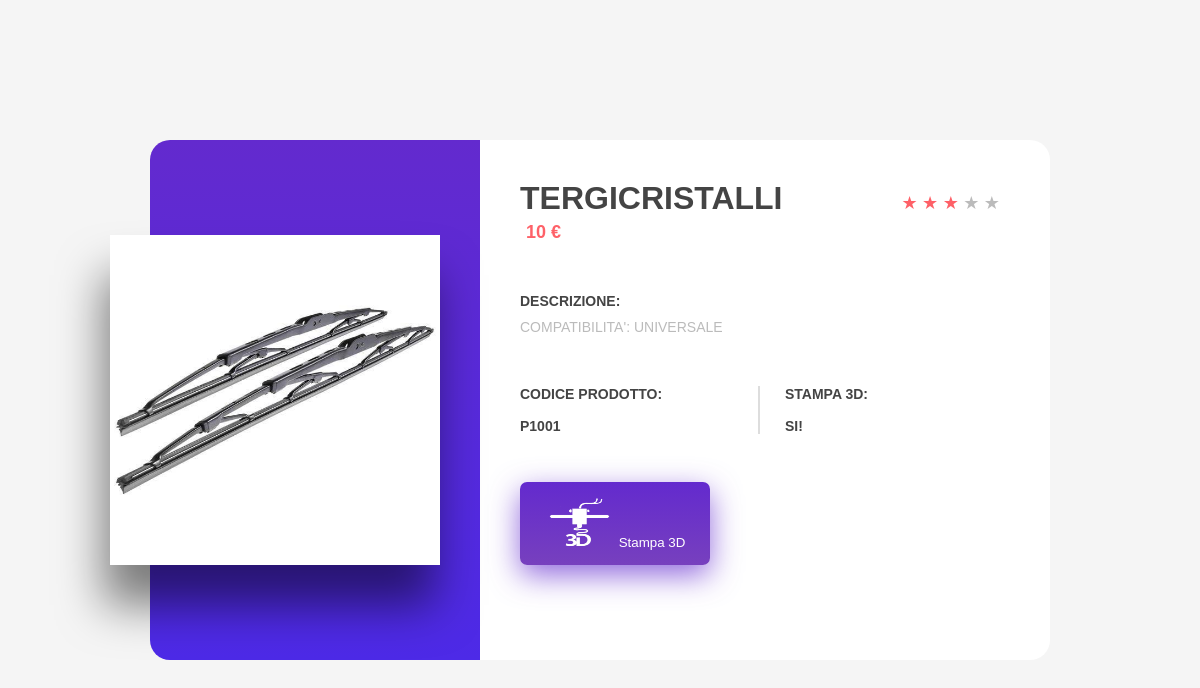
The page /cart_system/product/single-product.php?id=2 on the database its author committed.
### tables this page shows
CREATE TABLE `product` (
  `id` int(11) NOT NULL,
  `product_name` varchar(255) NOT NULL,
  `product_price` varchar(100) NOT NULL,
  `product_qty` int(11) NOT NULL DEFAULT 1,
  `product_image` varchar(255) NOT NULL,
  `product_code` varchar(50) NOT NULL,
  `product_auto` varchar(20) NOT NULL,
  `product_3d` varchar(10) NOT NULL,
  `product_desc` varchar(255) NOT NULL
);

### cart_system/product/single-product.php (the view, shortened to what this page needs)
<!DOCTYPE html>
<html lang="en">
<head>
    <link rel="stylesheet" href="style.css">
</head>
<body>
    <div class="container">
    <?php
  			include 'config.php';
  			$stmt = $conn->prepare("SELECT * FROM product WHERE id='$_GET[id]'");
  			$stmt->execute();
  			$result = $stmt->get_result();
  			while ($row = $result->fetch_assoc()):
  		?>
          <div class="product-image">
            <img src="<?= $row['product_image'] ?>" alt="" class="product-pic">
          </div>
          <div class="product-details">
            <header>
              <h1 class="title"><?= $row['product_name']?></h1>
              <div class="price">
                <span class="current"><?= $row['product_price']?> €</span>
              </div>
              <div class="rate">
                <a href="#!" class="active">★</a>
                <a href="#!" class="active">★</a>
                <a href="#!" class="active">★</a>
                <a href="#!">★</a>
                <a href="#!">★</a>
              </div>
            </header>
            <article>
              <h5>Descrizione:</h5>
              <p><?= $row['product_desc']?></p>
            </article>
            <div class="controls">
              <div class="size">
                <h5>Codice prodotto: <br> <br> <?= $row['product_code']?> </h5>
              </div>
              <div class="qty">
                <h5>Stampa 3D: <br> <br> <?= $row['product_3d']?> </h5>
              </div>
            </div>
            <?php endwhile; ?>
            <div class="footer">
              <button type="button" >
                <a href="../../3d-form/3d-form.html"style="color:white">
                <img src="image/3d-stampa.png" width="70px" height="50px" alt="">
                Stampa 3D </a>
              </button>
            </div>
          </div>
        </div>
</body>
</html>

### cart_system/product/style.css (style rules this page uses)
* { font-family: 'Oswald', sans-serif; }
body { background-color: whitesmoke; height: 100vh; margin: auto; display: -webkit-box; display: -ms-flexbox; display: flex; color: #444444; }
.container { margin: 30px; width: 100%; max-width: 900px; -webkit-box-pack: center; -ms-flex-pack: center; justify-content: center; -webkit-box-orient: vertical; -webkit-box-direction: normal; -ms-flex-direction: column; flex-direction: column; -webkit-box-align: center; -ms-flex-align: center; align-items: center; }
h5 { text-transform: uppercase; margin: 0; font-size: 14px; }
a { text-decoration: none; color: #bbb; }
.product-image { display: -webkit-box; display: -ms-flexbox; display: flex; -webkit-box-orient: vertical; -webkit-box-direction: normal; -ms-flex-direction: column; flex-direction: column; -webkit-box-align: center; -ms-flex-align: center; align-items: center; background: -webkit-gradient(linear, left top, left bottom, from(#632ace), to(#4d2ae7)); background: linear-gradient(to bottom, #632ace 0%, #4d2ae7 100%); border-radius: 20px 20px 0 0; padding: 55px 0; width: 100%; margin: auto; }
.product-pic { max-width: 180px; position: relative; left: 0; margin: 40px 0; -webkit-filter: drop-shadow(-6px 40px 23px rgba(0, 0, 0, 0.5)); filter: drop-shadow(-6px 40px 23px rgba(0, 0, 0, 0.5)); }
.product-details { padding: 40px; background-color: white; border-radius: 0 0 20px 20px; }
.product-details .title { text-transform: uppercase; margin: 0; }
.product-details .price { font-weight: 700; margin-top: 5px; font-size: 18px; }
.product-details .price .current { color: #fe6168; margin-left: 6px; }
.product-details header { margin-bottom: 50px; position: relative; }
.product-details article > h5 { margin: 0; }
.product-details article > p { color: #bbb; margin: .5em 0; font-size: 14px; line-height: 1.6; }
.product-details .controls { margin: 3em 0; }
.product-details .controls > div { -webkit-box-flex: 1; -ms-flex: 1; flex: 1; }
.product-details .controls > div + div { margin-top: 20px; -webkit-box-flex: 0; -ms-flex: none; flex: none; }
.product-details .rate { position: static; margin-top: 10px; }
.product-details .rate a { font-size: 18px; color: #bbb; }
.product-details .rate a.active, .product-details .rate a:hover { color: #fe6067; }
.footer { display: -webkit-box; display: -ms-flexbox; display: flex; -webkit-box-pack: justify; -ms-flex-pack: justify; justify-content: space-between; -webkit-box-align: center; -ms-flex-align: center; align-items: center; }
.footer > button { display: -webkit-box; display: -ms-flexbox; display: flex; border: 0; padding: 15px 25px; -webkit-box-align: center; -ms-flex-align: center; align-items: center; border-radius: 7px; cursor: pointer; background: -webkit-gradient(linear, left top, left bottom, from(#632ace), to(#7740be)); background: linear-gradient(to bottom, #632ace 0%, #7740be 100%); -webkit-box-shadow: 0 10px 30px 0 rgba(99, 42, 206, 0.7); box-shadow: 0 10px 30px 0 rgba(99, 42, 206, 0.7); -webkit-transition: 200ms; transition: 200ms; }
@media (min-width: 37.5em) { .product-details .rate { position: absolute; top: 12px; right: 10px; margin-top: 0; } }
@media (min-width: 37.5em) { .product-details .controls > div.qty { width: 200px; } }
@media (min-width: 37.5em) { .product-details .controls > div + div { border-left: 2px solid rgba(187, 187, 187, 0.5); padding-left: 25px; padding-right: 25px; width: 100px; margin-top: 0; } }
@media (min-width: 37.5em) { .product-details .controls { display: -webkit-box; display: -ms-flexbox; display: flex; } }
@media (min-width: 56.25em) { .container { display: -webkit-box; display: -ms-flexbox; display: flex; -webkit-box-orient: horizontal; -webkit-box-direction: normal; -ms-flex-direction: row; flex-direction: row; -webkit-box-align: normal; -ms-flex-align: normal; align-items: normal; margin: auto; } }
@media (min-width: 56.25em) { .product-image { border-radius: 20px 0 0 20px; max-width: 330px; } }
@media (min-width: 56.25em) { .product-pic { left: -40px; max-width: 330px; } }
@media (min-width: 56.25em) { .product-details { width: 100%; border-radius: 0 20px 20px 0; } }

### rows shown on the page
product: product_image (picture), product_name "TERGICRISTALLI", product_price "10", product_desc "COMPATIBILITA': UNIVERSALE", product_code "P1001", product_3d "SI!"
